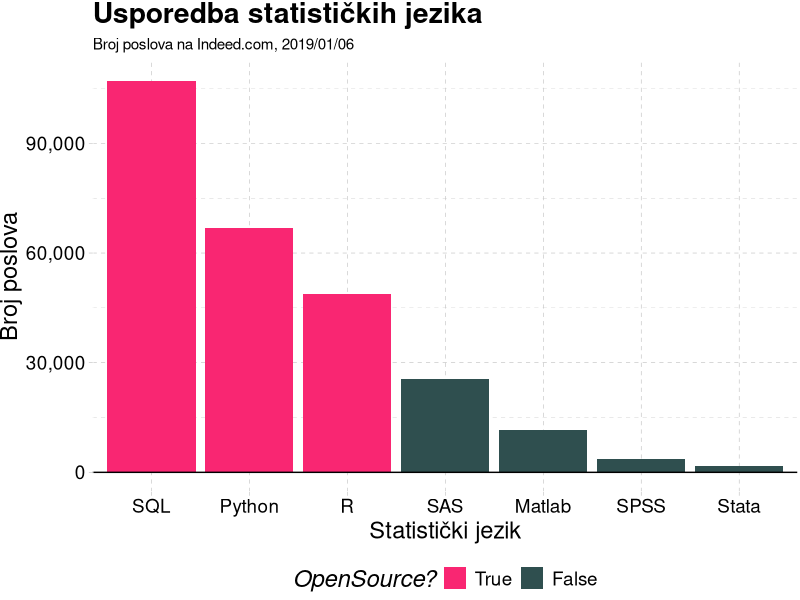
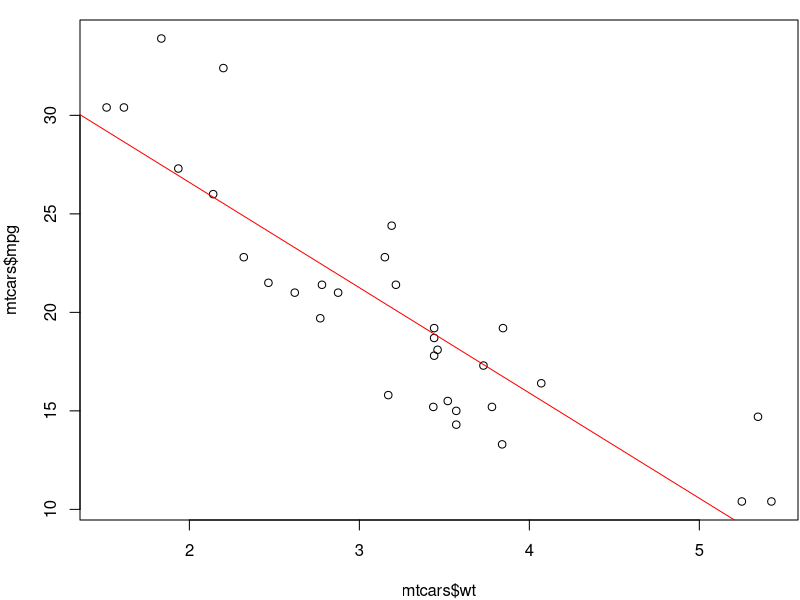
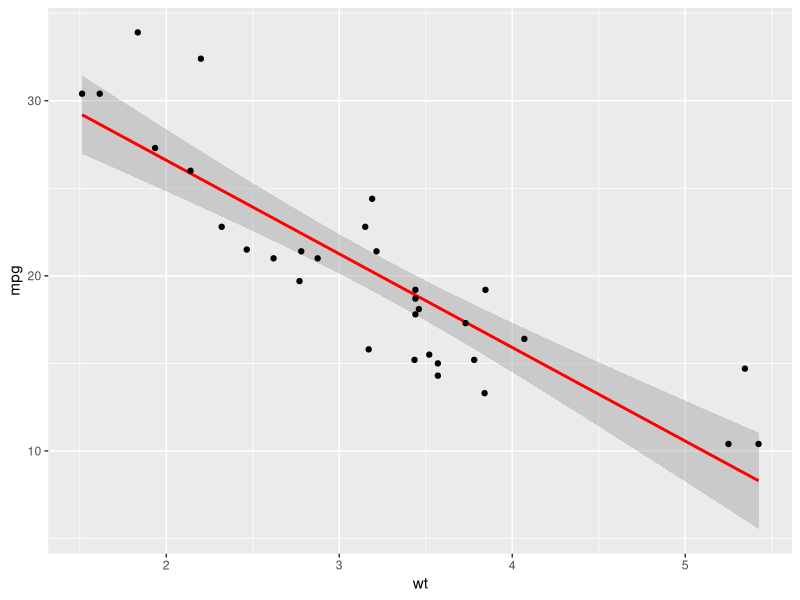

Recreate these plots in R, in order. (Note: this script raises an error after producing the figures.)
## ---- chunk 1
options(htmltools.dir.version = FALSE)
## ---- chunk 2
 version$version.string
## ---- chunk 3
library(tidyverse)
# The popularity data
pop_df <- 
  data.frame(
  lang = c("SQL", "Python", "R", "SAS", "Matlab", "SPSS", "Stata"),
  n_jobs = c(107130, 66976, 48772, 25644, 11464, 3717, 1624),
  free = c(T, T, T, F, F, F, F)
  )
## Plot it
pop_df %>% 
  mutate(lang = lang %>% factor(ordered = T)) %>%
  ggplot(aes(x = lang, y = n_jobs, fill = free)) +
  geom_col() +
  geom_hline(yintercept = 0) +
  aes(x = reorder(lang, -n_jobs), fill = reorder(free, -free)) +
  xlab("Statistički jezik") +
  scale_y_continuous(label = scales::comma) +
  ylab("Broj poslova") +
  labs(
    title = "Usporedba statističkih jezika",
    subtitle = "Broj poslova na Indeed.com, 2019/01/06"
    ) +
  scale_fill_manual(
    "OpenSource?",
    labels = c("True", "False"),
    values = c("#f92672", "darkslategray")
    ) +
  ggthemes::theme_pander(base_size = 17) +
  # theme_ipsum() +
  theme(legend.position = "bottom")
## ---- chunk 4
fit = lm(mpg ~ wt, data = mtcars)
summary(fit)
## ---- chunk 5
par(mar = c(4, 4, 1, .1)) ## Ljepše margine
plot(mtcars$wt, mtcars$mpg)
abline(fit, col = "red")
## ---- chunk 6
ggplot(data = mtcars, aes(x = wt, y = mpg)) + 
  geom_smooth(method = "lm", col = "red") + 
  geom_point() 
## ---- chunk 7
1+2 ## Zbrajanje
6-7 ## Oduzimanje
5/2 ## Dijeljenje
2^3 ## Potencije
2+4*1^3 ## Redosljed operacija
## ---- chunk 8
100 %/% 60 ## Koliko je cijelih sati u 100 minuta?
100 %% 60 ## Koliko je preostalo minuta?
## ---- chunk 9
1 > 2
1 > 2 & 1 > 0.5 ##  "&" znači "i"
1 > 2 | 1 > 0.5 ##  "|" znači "ili" 
isTRUE (1 < 2)
## ---- chunk 10
1 > 0.5 & 2
## ---- chunk 11
1 > 0.5 & 1 > 2
## ---- chunk 12
is.na(1:10)
!is.na(1:10)
# Negate(is.na)(1:10) ## Ovo također radi. 
## ---- chunk 13
4 %in% 1:10
4 %in% 5:10
## ---- chunk 14
`%ni%` <- Negate(`%in%`) ## Navodnici (`) služe za specifikaciju funkcije.
4 %ni% 5:10
## ---- chunk 15
1 = 1 ## Ne radi.
1 == 1 ## radi.
1 != 2 ## Jedan znak jednakosti i negacija.
## ---- chunk 16
0.1 + 0.2 == 0.3
## ---- chunk 17
all.equal(0.1 + 0.2, 0.3)
## ---- chunk 18
a <- 10 + 5
a
## ---- chunk 19
10 + 5 -> a
## ---- chunk 20
b = 10 + 10 ## Pripisani objekt mora biti lijevo kada se koristi "=".
b
